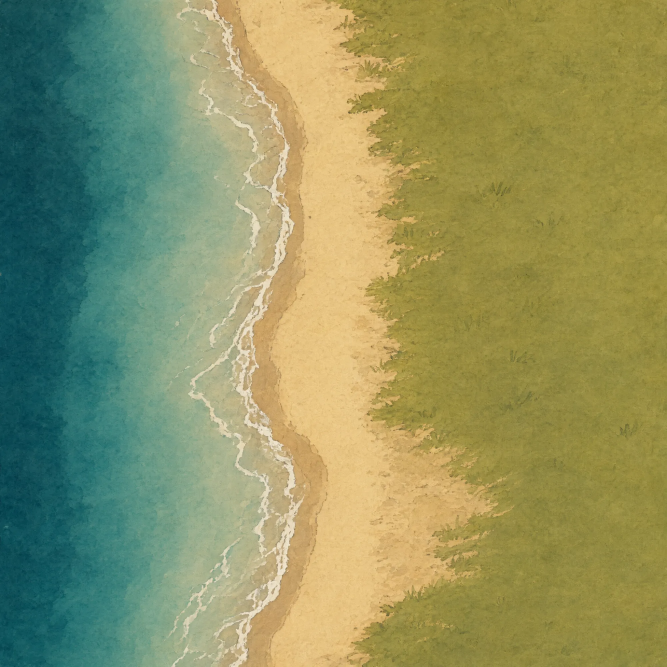
#> input picture art/incoming/bay_topdown.webp, 2000 x 2000 px (shown at 1/3 size)
$ python bay_shape.py ../art/incoming/bay_topdown.webp out.png
#> lines starting #> are read from the running program, lines starting #| are printed output that depends on the picture
"""Reads the shoreline from the painted bay (art/incoming/bay_topdown.*).

For every row of the picture: where the water ends (waterline) and where the
grass begins, as fractions of the picture width. Used by build_art.py, which
writes them into src/game/bay_shape.ts so the terrain matches the painting.
"""
import numpy as np
from PIL import Image, ImageFilter

N = 500  # analysis resolution


def _blur(mask: np.ndarray, r: int) -> np.ndarray:
    return np.asarray(Image.fromarray((mask * 255).astype(np.uint8)).filter(ImageFilter.BoxBlur(r))) / 255


def shoreline(path: str, rows: int = 64) -> tuple[list[float], list[float]]:
#> called with path = '../art/incoming/bay_topdown.webp', rows = 64
    a = np.asarray(Image.open(path).convert('RGB').resize((N, N), Image.LANCZOS)).astype(float)
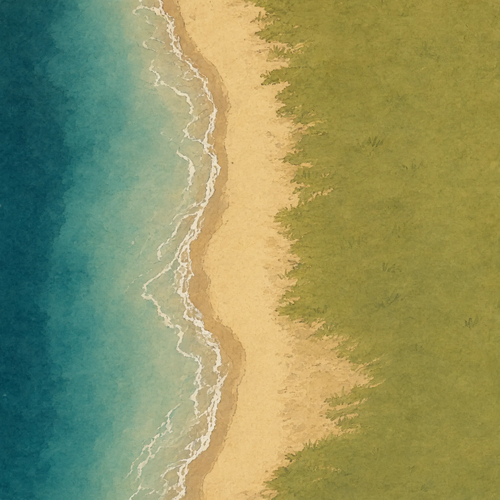
#> a: shape (500, 500, 3) float64; mean R, G, B 143, 147.6, 98.6
    r, g, b = a[..., 0], a[..., 1], a[..., 2]
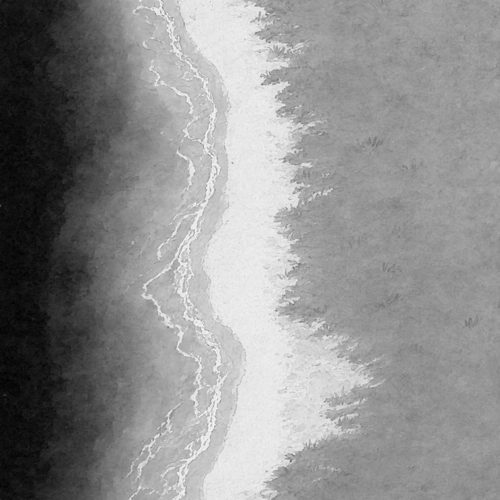
#> r: shape (500, 500) float64; min 0, max 249, mean 143
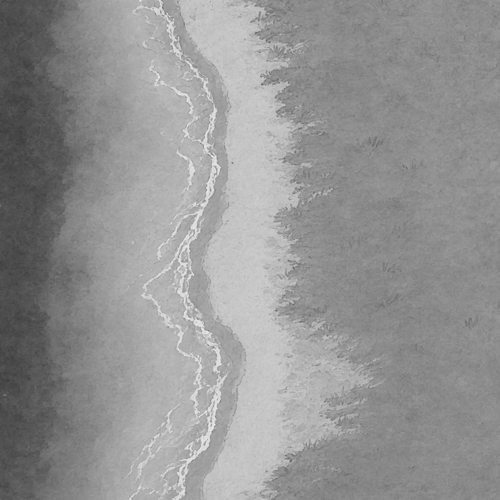
#> g: shape (500, 500) float64; min 59, max 240, mean 147.6
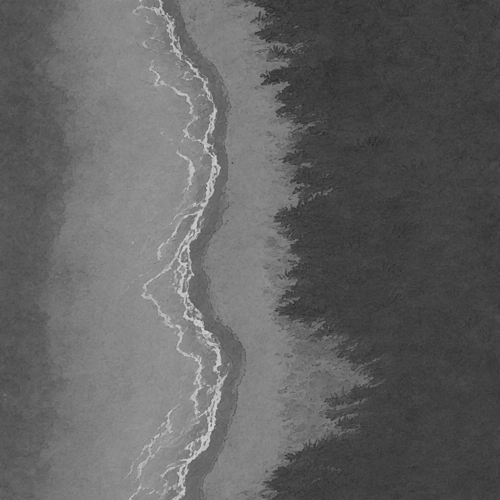
#> b: shape (500, 500) float64; min 37, max 214, mean 98.6
    grass = _blur(((r - g < 22) & (g - b > 35)).astype(float), 4)
#> in _blur, `return np.asarray(Image.fromarray((mask * 255).astype(np.uint8)).filte..`:
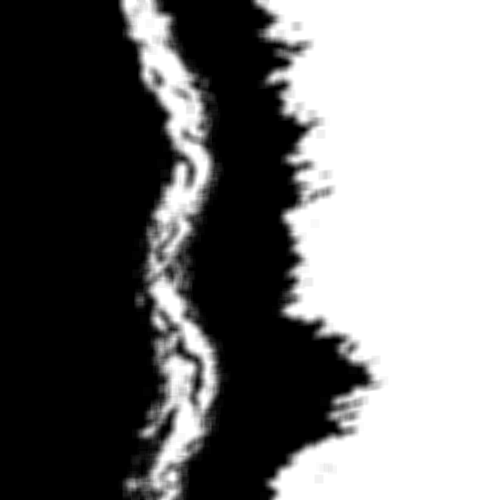
#> returned value: shape (500, 500) float64; min 0, max 1, mean 0.457
    sand = _blur(((r - b > 55) & (r - g >= 16)).astype(float), 2)
#> call 2 of _blur, with r = 2
#> in _blur (call 2), `return np.asarray(Image.fromarray((mask * 255).astype(np.uint8)).filte..`:
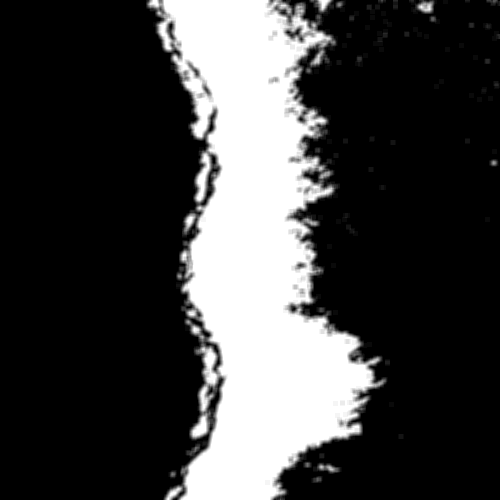
#> returned value: shape (500, 500) float64; min 0, max 1, mean 0.249
    water_x, grass_x = [], []
    for y in range(N):
        # Grass edge: walking left from the right side until grass stops for a while.
        x = N - 1
        while x > 0 and grass[y, max(0, x - 6):x + 1].max() > 0.5:
            x -= 1
        ge = x
        # Waterline: keep walking left over sand until the sand ends.
        while x > 0 and sand[y, max(0, x - 3):x + 1].max() > 0.5:
            x -= 1
        water_x.append(x / N)
        grass_x.append(ge / N)
    def smooth(v: list[float]) -> list[float]:
        v = np.array(v)
        k = np.ones(15) / 15
        v = np.convolve(np.pad(v, 7, mode='edge'), k, mode='valid')
        idx = np.linspace(0, N - 1, rows)
        return [round(float(np.interp(i, np.arange(N), v)), 4) for i in idx]
    return smooth(water_x), smooth(grass_x)


if __name__ == '__main__':
    import sys
    w, gr = shoreline(sys.argv[1])
    im = Image.open(sys.argv[1]).convert('RGB').resize((N, N))
    from PIL import ImageDraw
    d = ImageDraw.Draw(im)
    for i in range(len(w) - 1):
        y0 = i / (len(w) - 1) * N
        y1 = (i + 1) / (len(w) - 1) * N
        d.line([(w[i] * N, y0), (w[i + 1] * N, y1)], fill=(255, 0, 0), width=2)
        d.line([(gr[i] * N, y0), (gr[i + 1] * N, y1)], fill=(255, 0, 255), width=2)
    im.save(sys.argv[2])
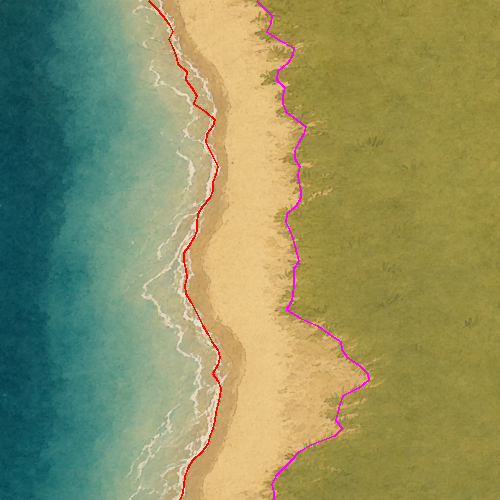
#> saved as out.png: PIL image 500x500 RGB; mean R, G, B 143.5, 146.1, 98.8
